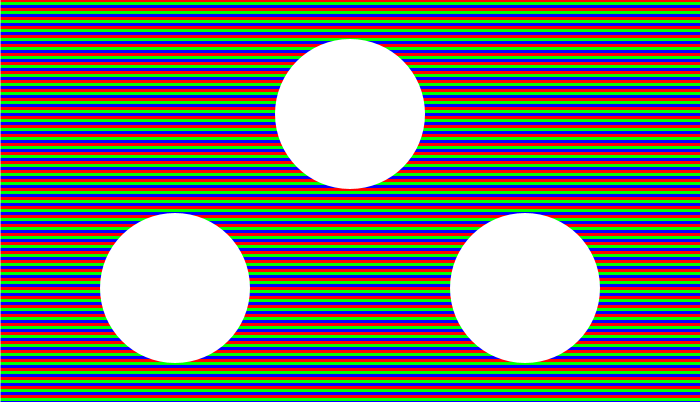
Frame 1 (no input)
Frame 60 (the mouse pressed at the canvas centre just before this capture): identical to frame 1, image omitted
Frame 120 (the mouse held since frame 60 and released just before this capture): identical to frame 1, image omitted

The Processing sketch that drew this single still picture (run headless with seeded random() and noise(); from frame 60 on, the mouse is pressed at the canvas centre):

// Processing sketch: RGB
// ── RGB.pde
int strokeW = 3;
int circle1x, circle2x, circle3x, circle1y, circle23y, rad, auxPos, translation, jump;
void setup() {
  size(700, 402);
  circle1x = width/2;
  circle1y = height/3 - 20;
  circle2x = width/4;
  circle23y = 2*height/3 + 20;
  circle3x = 3*width/4;
  rad = 150;
  translation = 1;
  strokeCap(SQUARE);
}

void draw() {
  background(255);
  strokeWeight(strokeW);
  jump = strokeW * 3;
  for (int i = 0; i < height; i += jump) {
    stroke(255, 0, 0);
    line(0, i, width, i);
    stroke(0, 255, 0);
    line(0, i + strokeW, width, i + strokeW);
    stroke(0, 0, 255);
    line(0, i + strokeW*2, width, i + strokeW*2);
  }
  noStroke();
  circle(circle1x, circle1y, rad);
  circle(circle2x, circle23y, rad);
  circle(circle3x, circle23y, rad);
  
  for (int i = 0; i < height; i += jump) {
    if (i < height/2) {
      RB(translation, i);
    } else {
      GB(translation, i);
      RG(translation, i);
    }
  }
}

void RB(int x, int y) {
  int auxX = circle1x + rad/2 + 5;
  stroke(255, 0, 0);
  line(auxX - x, y, auxX, y);
  stroke(0, 0, 255);
  line(auxX - x, y + strokeW*2, auxX, y + strokeW*2);
}

void GB(int x, int y) {
  int auxX = circle2x + rad/2 + 5;
  stroke(0, 255, 0);
  line(auxX - x, y + strokeW, auxX, y + strokeW);
  stroke(0, 0, 255);
  line(auxX - x, y + strokeW*2, auxX, y + strokeW*2);
}

void RG(int x, int y) {
  int auxX = circle3x + rad/2 + 5;
  stroke(255, 0, 0);
  line(auxX - x, y, auxX, y);
  stroke(0, 255, 0);
  line(auxX - x, y + strokeW, auxX, y + strokeW);
}

void keyPressed() {
  switch(keyCode) {
    case 37:
      if (translation + 2 < rad + 10) {
        translation += 2;
      } else {
        translation = rad + 10;
      }
      println("Translation: " + translation);
      break;
      
    case 38:
      strokeW += 2;
      println("line weight: " + strokeW);
      break;
      
    case 39:
      if (translation - 2 >= 0) {
        translation -= 2;
      } else {
        translation = 0;
      }
      println("Translation: " + translation);
      break;
      
    case 40:
      if (strokeW - 2 >= 1) strokeW -= 2;
      println("line weight: " + strokeW);
      break;
      
    default:
      break;
  }
}
